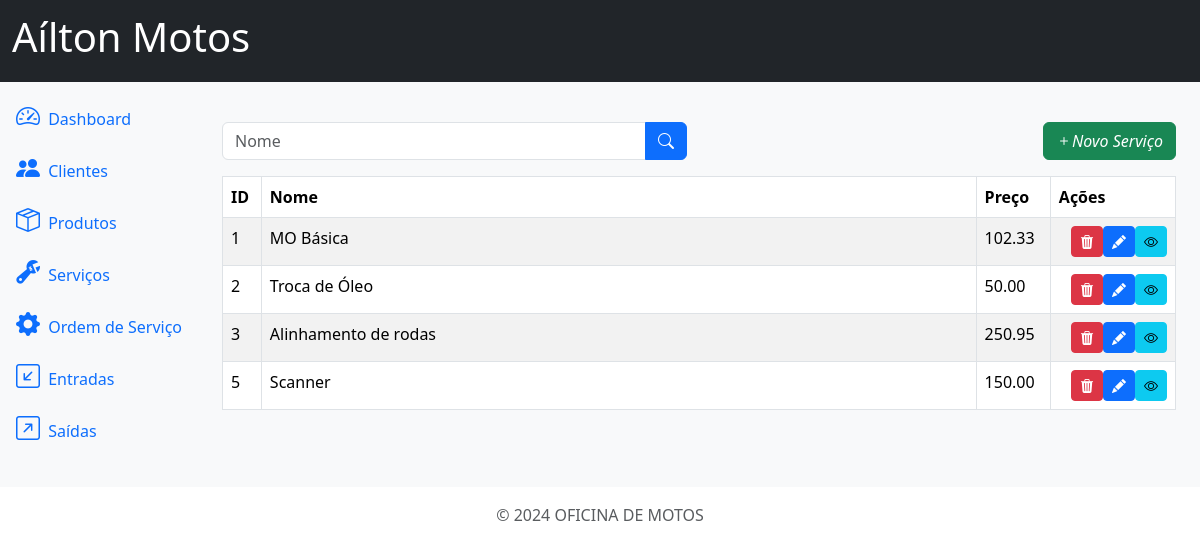
/services/, run on an earlier commit of the app's database.
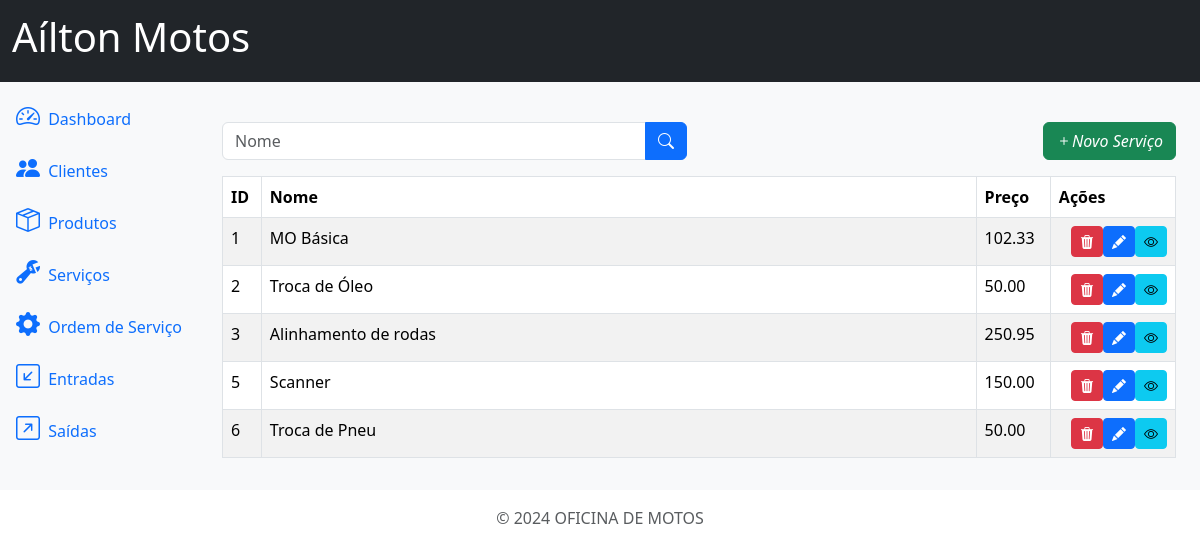
And on a later commit of the database.
### services/models.py (models this page shows, shortened)
class Service(models.Model):
    id = models.AutoField(primary_key=True)
    name = models.CharField(max_length=500)
    price = models.DecimalField(max_digits=20, decimal_places=2)
    estimated_time = models.IntegerField(default=0, blank=True, null=True)
    comments = models.TextField(blank=True, null=True)

### services/views.py (the view)
# urls.py: path('services/', ServiceListView.as_view(), name='services'),
class ServiceListView(ListView):
    model = Service
    template_name = 'services.html'
    context_object_name = 'services'
    def get_queryset(self):
        queryset = super().get_queryset()
        name = self.request.GET.get('name')
        if name:
            queryset = queryset.filter(name__icontains=name)
        return queryset

### services/templates/services.html (shortened to what this page needs)
{% extends 'base.html' %}
{% block content %}
<div class="row mb-3">
    <div class="col-md-6">
        <form method="get" action="{% url 'services' %}">
            <div class="input-group">
                <input type="text" class="form-control" name="name" placeholder="Nome" value="{{ request.GET.name }}">
                <button type="submit" class="btn btn-primary">
                    <i class="bi bi-search"></i>
                </button>
            </div>
        </form>
    </div>
    <div class="col-md-6">
        <a href="{% url 'services_create' %}" class="btn btn-success float-end">
            <i class="bi bi-plus">Novo Serviço</i>
        </a>
    </div>
</div>
<div class="table-responsive">
    <table class="table table-striped table-bordered">
        <thead class="thead-dark">
            <tr>
                <th>ID</th>
                <th class="w-75">Nome</th>
                <th>Preço</th>
                <th>Ações</th>
            </tr>
        </thead>
        <tbody>
            {% for service in services %}
            <tr>
                <td>{{ service.id }}</td>
                <td>{{ service.name }}</td>
                <td>{{ service.price }}</td>
                <td>
                    <a href="{% url 'services_detail' service.id %}" class="btn btn-info btn-sm float-end">
                        <i class="bi bi-eye"></i>
                    </a>
                    <a href="{% url 'services_update' service.id %}" class="btn btn-primary btn-sm float-end">
                        <i class="bi bi-pencil-fill"></i>
                    </a>
                    <a href="{% url 'services_delete' service.id %}" class="btn btn-danger btn-sm float-end" >
                        <i class="bi bi-trash3-fill"></i>
                    </a>
                </td>
            </tr>
            {% endfor %}
        </tbody>
    </table>
</div>
{% endblock %}

What changed in the data, as far as the page shows it:
added Service: id "6", name "Troca de Pneu", price "50.00"
